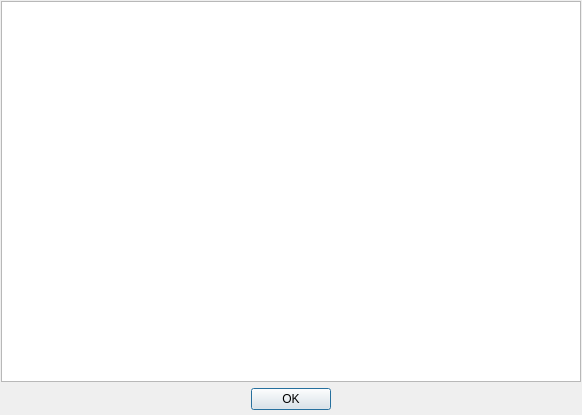
<?xml version="1.0" encoding="UTF-8"?>
<ui version="4.0">
 <class>FormHelp</class>
 <widget class="QDialog" name="FormHelp">
  <property name="geometry">
   <rect>
    <x>0</x>
    <y>0</y>
    <width>582</width>
    <height>415</height>
   </rect>
  </property>
  <property name="windowTitle">
   <string>Dialog</string>
  </property>
  <layout class="QGridLayout" name="gridLayout">
   <property name="leftMargin">
    <number>1</number>
   </property>
   <property name="topMargin">
    <number>1</number>
   </property>
   <property name="rightMargin">
    <number>1</number>
   </property>
   <property name="bottomMargin">
    <number>5</number>
   </property>
   <item row="0" column="0" colspan="3">
    <widget class="QTextEdit" name="textEdit"/>
   </item>
   <item row="1" column="0">
    <spacer name="horizontalSpacer">
     <property name="orientation">
      <enum>Qt::Horizontal</enum>
     </property>
     <property name="sizeHint" stdset="0">
      <size>
       <width>148</width>
       <height>20</height>
      </size>
     </property>
    </spacer>
   </item>
   <item row="1" column="1">
    <widget class="QPushButton" name="pushButton">
     <property name="text">
      <string>OK</string>
     </property>
    </widget>
   </item>
   <item row="1" column="2">
    <spacer name="horizontalSpacer_2">
     <property name="orientation">
      <enum>Qt::Horizontal</enum>
     </property>
     <property name="sizeHint" stdset="0">
      <size>
       <width>148</width>
       <height>20</height>
      </size>
     </property>
    </spacer>
   </item>
  </layout>
 </widget>
 <resources/>
 <connections/>
</ui>
